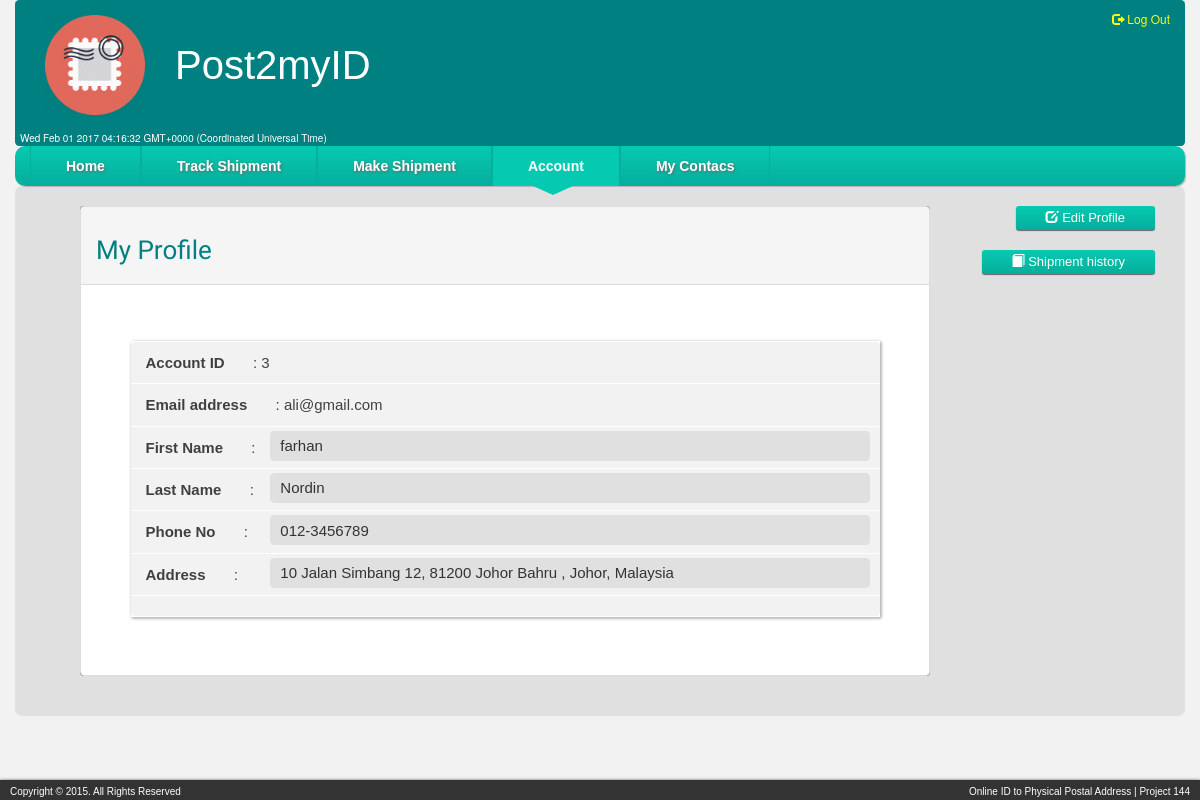
/Account.php (signed in), run on an earlier commit of the app's database.
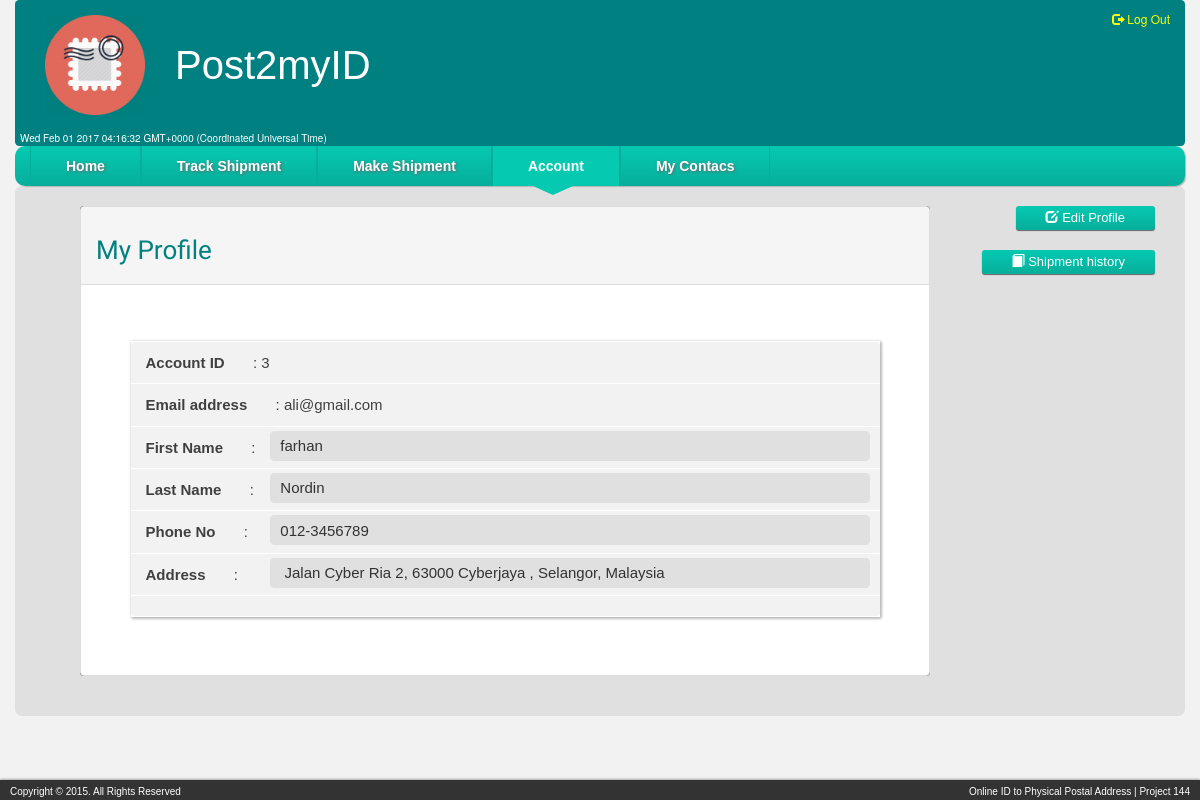
And on a later commit of the database.
### tables this page shows
CREATE TABLE IF NOT EXISTS `account` (
  `acc_ID` int(10) NOT NULL,
  `Acc_email` varchar(255) NOT NULL,
  `password` varchar(255) NOT NULL,
  `firstname` varchar(255) NOT NULL,
  `lastname` varchar(255) NOT NULL,
  `phone_no` varchar(255) NOT NULL,
  `street_address` varchar(255) NOT NULL,
  `postcode` varchar(5) NOT NULL,
  `country` varchar(255) NOT NULL,
  `city` varchar(255) NOT NULL
);

### Account.php (the view, shortened to what this page needs)
<?php include("sources.php"); ?>
<html>
<head>
</head>
<body>
	<?php
		if(!isset($_SESSION["Member"]))
		{	header("Location: Login.php"); 	}
		else
		{	$Member = $_SESSION["Member"];	}
			$sql = "SELECT * FROM `Account` WHERE `acc_ID` ='$Member'";
			$result = mysqli_query($conn,$sql);
			while($rows=mysqli_fetch_array($result)){  ?>
	<div id="content-shipment">
	<div class="row">
	<div class="col-lg-10 col-md-10 col-xs-12" >
	<div class="panel panel-default">
	<div class="panel-heading"><h2> My Profile </h2></div>
	<div class="panel-body">
	<form class = "Profile" method="post" name ="account" id="validate-form">
			<div class="list-group">
			<ul class="list-group">
				  <li class="list-group-item">
						<label> Account ID  </label>&nbsp; :
						<span ><?php echo $rows['acc_ID'];  ?></span></li>
					<li class="list-group-item">
						<label> Email address  </label>&nbsp; :
						<span name="email"  ><?php echo $rows['Acc_email'];  ?></span></li>
				  <li class="list-group-item">
						<label>  First Name  </label>&nbsp; :
						<input type = "text" name = "firstname" class = "editable" value="<?php echo $rows['firstname'];  ?>" /></li>
				  <li class="list-group-item">
						<label>  Last Name  </label>&nbsp; :
						<input type = "text" name = "lastname" class = "editable"  value="<?php echo $rows['lastname'];  ?>" /></li>
					<li class="list-group-item">
						<label> Phone No </label>&nbsp; :
						<input  type = "tel" name = "tel" class = "editable"  value="<?php echo $rows['phone_no'];  ?>" /></li>
					<li class="list-group-item">
						<label >Address </label>&nbsp; :
						<div id="locationField">
							<input class = "editable"  id="autocomplete" placeholder="Enter your address"onFocus="geolocate()"
							type="text" value="<?php echo $rows['street_address'].', '.$rows['postcode'].' '.$rows['city'].', '.$rows['country'];  ?>"></input>
						</div>
					</li>
					<li class="list-group-item">
					</li>
		</ul></div>
	<?php } ?>
 </form>
	</div>
	</div>
	</div>
	<div class="col-lg-2 col-md-2 col-xs-12" >
		<button type="button" class = "btn" id ="edit" ><span class="glyphicon glyphicon-edit"></span> Edit Profile</button>
	<button type="button" class = "btn" id ="edit" onClick="parent.location='ShipmentHistory.php' "><span class="glyphicon glyphicon-book"></span> Shipment history</button>
	</div>
	</div>
</div>
<div id="footer">
	Copyright &copy; 2015. All Rights Reserved
	<span style = "float:right">Online ID to Physical Postal Address | Project 144</span>
</div>
</body></html>

What changed in the data, as far as the page shows it:
changed account "ali@gmail.com": street_address+postcode+city "10 Jalan Simbang 12, 81200 Johor Bahru , Johor, Malaysia" → "Jalan Cyber Ria 2, 63000 Cyberjaya , Selangor, Malaysia"
